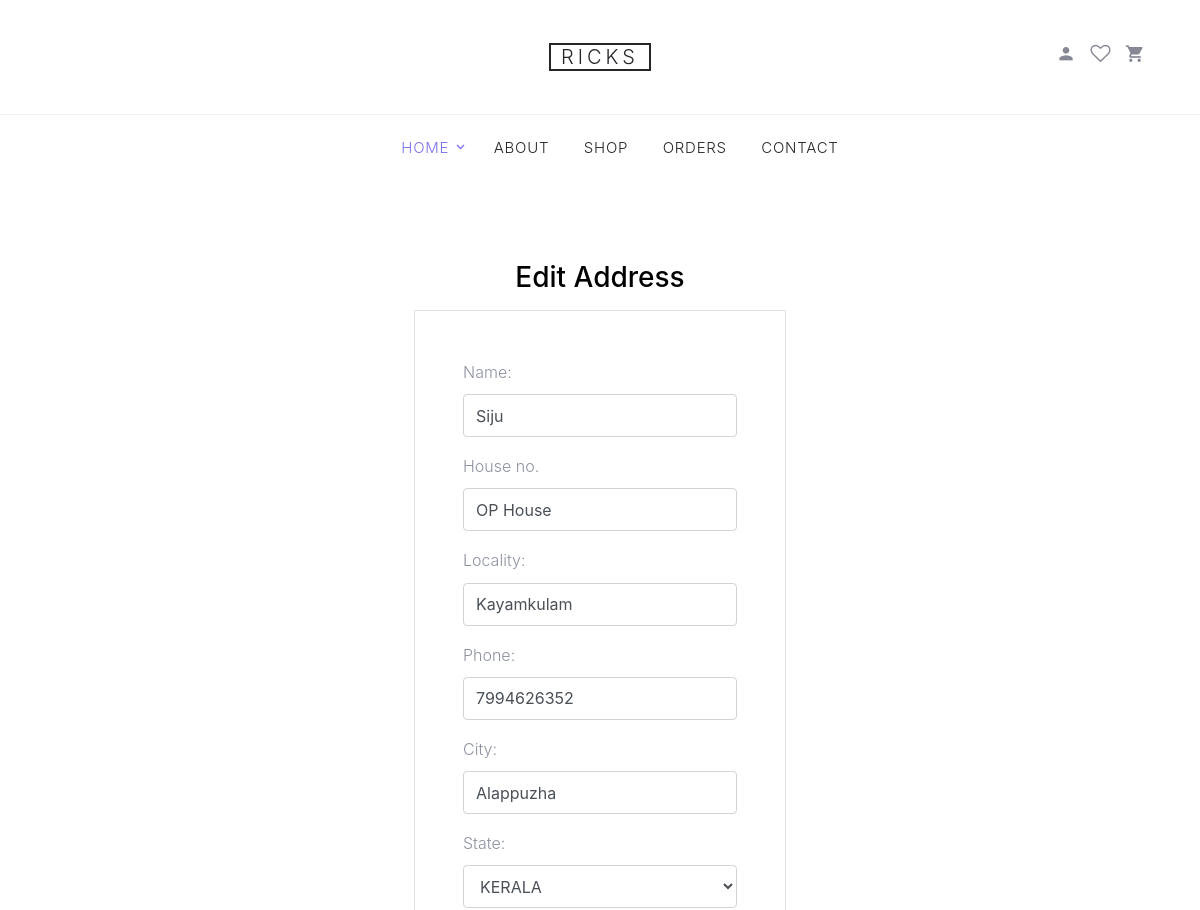
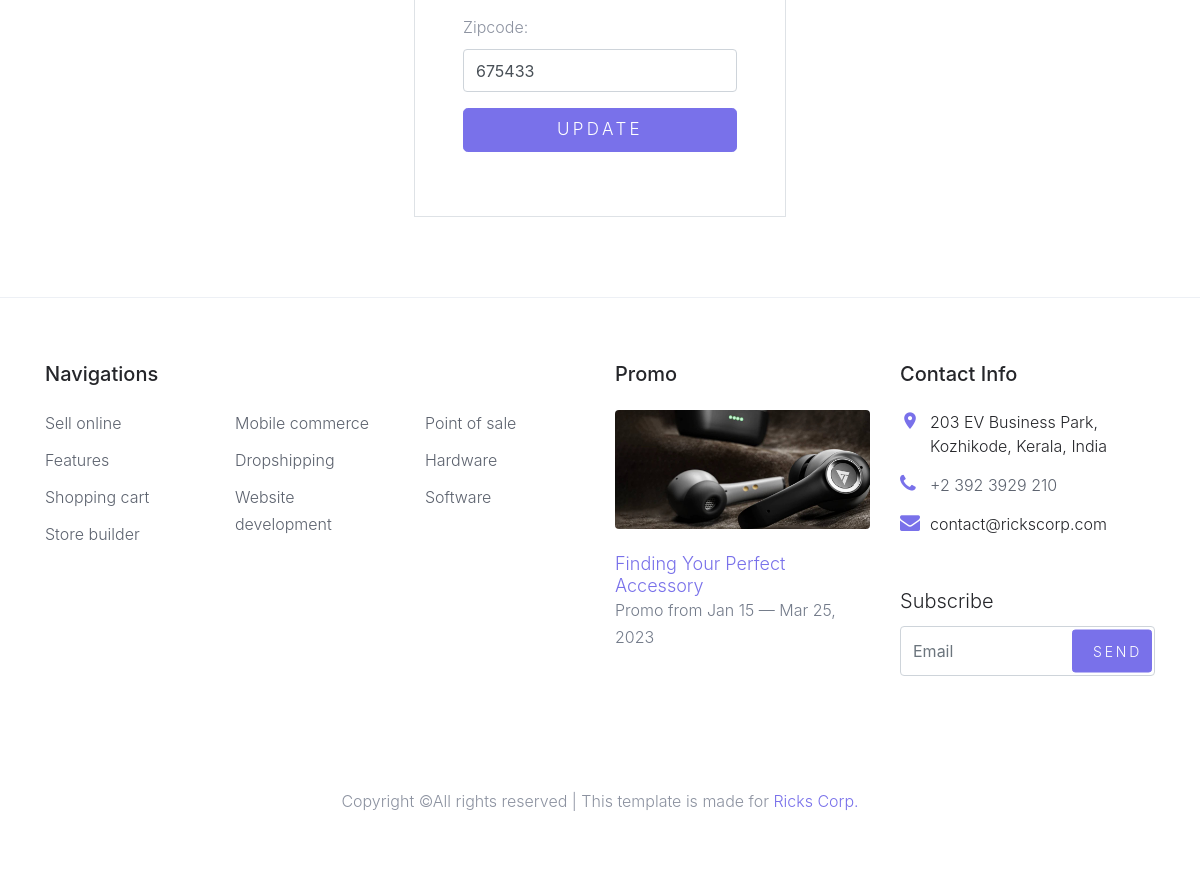
The app's page /updateprofileaddress/1 (signed in) with its own data (2 pictures, top to bottom).
### phase/models.py (models this page shows, shortened)
class Address(models.Model):
    user = models.ForeignKey(UserDetail, on_delete=models.CASCADE)
    name = models.CharField(max_length=200)
    phone = models.CharField(max_length=12)
    housename = models.CharField(max_length=50)
    locality = models.CharField(max_length=50)
    city = models.CharField(max_length=50)
    zipcode = models.IntegerField()
    state = models.CharField(choices=STATE_CHOICES, max_length=50, default='KERALA')
    selected = models.BooleanField(default=False)

### phase/views.py (the view)
# urls.py: path('updateprofileaddress/<int:id>', views.updateprofileaddress, name='updateprofileaddress'),
def updateprofileaddress(request,id):
    if 'uname' in request.session:
        add = Address.objects.get(id=id)
        if request.method == 'POST':
            fm = UserAddressForm(request.POST, instance=add)
            if fm.is_valid():
                fm.save()
                messages.success(request,"Address updated successfully")
                return redirect('userprofile')
            else:
                return render(request, 'updateprofileaddress.html', {'fm': fm})
        else:
            fm = UserAddressForm(instance=add)
            return render(request, 'updateprofileaddress.html', {'fm': fm})
    else:
        return redirect('userlogin')

### phase/forms/user.py (shortened to what this page needs)
class UserAddressForm(forms.ModelForm):
    class Meta:
        model = Address
        fields = ["name","housename", "locality", "phone", "city", "state", "zipcode"]
        widgets = {
            'name': forms.TextInput(attrs={'class': 'form-control'}),
            'housename': forms.TextInput(attrs={'class': 'form-control'}),
            "locality": forms.TextInput(attrs={'class': 'form-control'}),
            "city": forms.TextInput(attrs={'class': 'form-control'}),
            "state": forms.Select(attrs={'class': 'form-control'}),
            "zipcode": forms.NumberInput(attrs={'class': 'form-control'}),
            "phone": forms.TextInput(attrs={'class': 'form-control'}),
        }
        labels={
            'name':'Name',
            'housename':'House no.',
            'locality':'Locality',
            'city':'City',
            'state':'State',
            'zipcode':'Zipcode',
            'phone':'Phone',
        }

### Templates/updateprofileaddress.html (shortened to what this page needs)
{% extends "base.html" %}
{% load static %}
{% block content %}
    <div class="site-section">
      <div class="container">
        <div class="row">
          <div class="col-md-12 d-flex justify-content-center">
            <h2 class="h3 mb-3 text-black">Edit Address</h2>
          </div>
          <div class="col-md-12 d-flex justify-content-center" >
            <form action="#" method="post" enctype="multipart/form-data">
              <div class="p-3 p-lg-5 border">
              {% for fm in fm %}
              <div class="form-group row">
                <div class="col-md-12">
                      {{fm.label_tag}}{{fm}} <small class="text-danger">{{fm.errors|striptags}}</small>
                  </div>
                </div>
              {% endfor %}
                <div class="form-group row">
                  <div class="col-lg-12">
                    <input type="submit" class="btn btn-primary btn-lg btn-block" value="Update">
                  </div>
                </div>
              </div>
            </form>
          </div>
        </div>
      </div>
    </div>
    {% endblock %}

### static/css/style.css (style rules this page uses)
body { line-height: 1.7; color: #8c92a0; font-weight: 300; font-size: 16px; }
.text-black { color: #000; }
.btn { text-transform: uppercase; position: relative; -webkit-transition: 0.2s all ease-in-out !important; -o-transition: 0.2s all ease-in-out !important; transition: 0.2s all ease-in-out !important; top: 0; letter-spacing: .05em; }
.btn.btn-primary { font-size: 17px; font-weight: 300; letter-spacing: .2em; }
.form-control { height: 43px; }
.site-section { padding: 2.5em 0; }
@media (min-width: 768px) { .site-section { padding: 5em 0; } }

### records on screen
Address: fm "Siju" "OP House" "Kayamkulam" "7994626352" "Alappuzha" "KERALA" "675433"

### other values on screen
{{ fm.label_tag }} "Name:" "House no." "Locality:" "Phone:" "City:" "State:" "Zipcode:"
